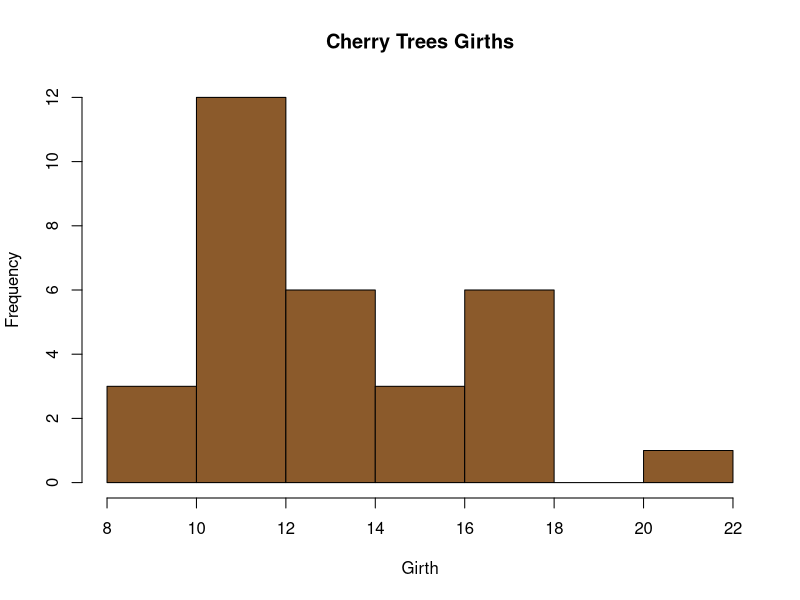
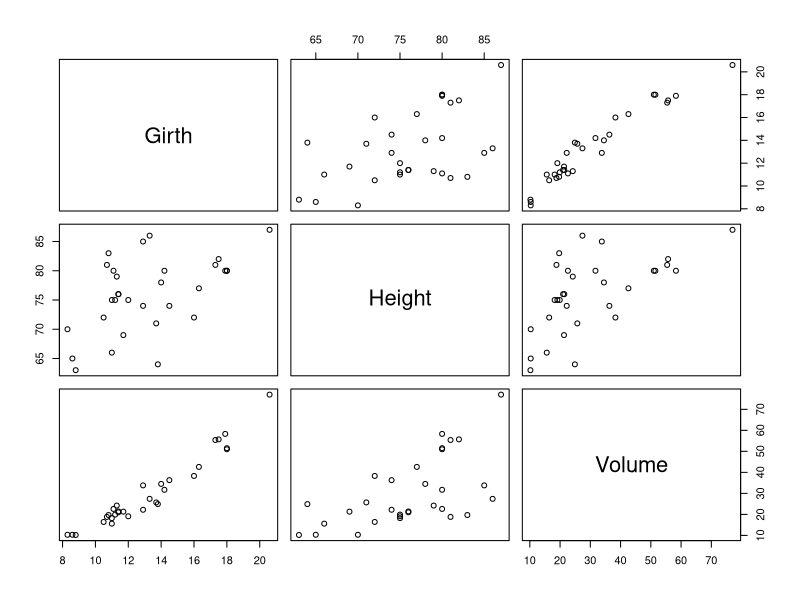

Generate these figures, in order, with R:
## ---- chunk 1
knitr::opts_chunk$set(echo = TRUE)
## ---- chunk 2
trees[1:5,]
## ---- chunk 3
hist(trees$Girth, main = "Cherry Trees Girths", xlab="Girth", col = "tan4")
## ---- chunk 4
plot(trees)
